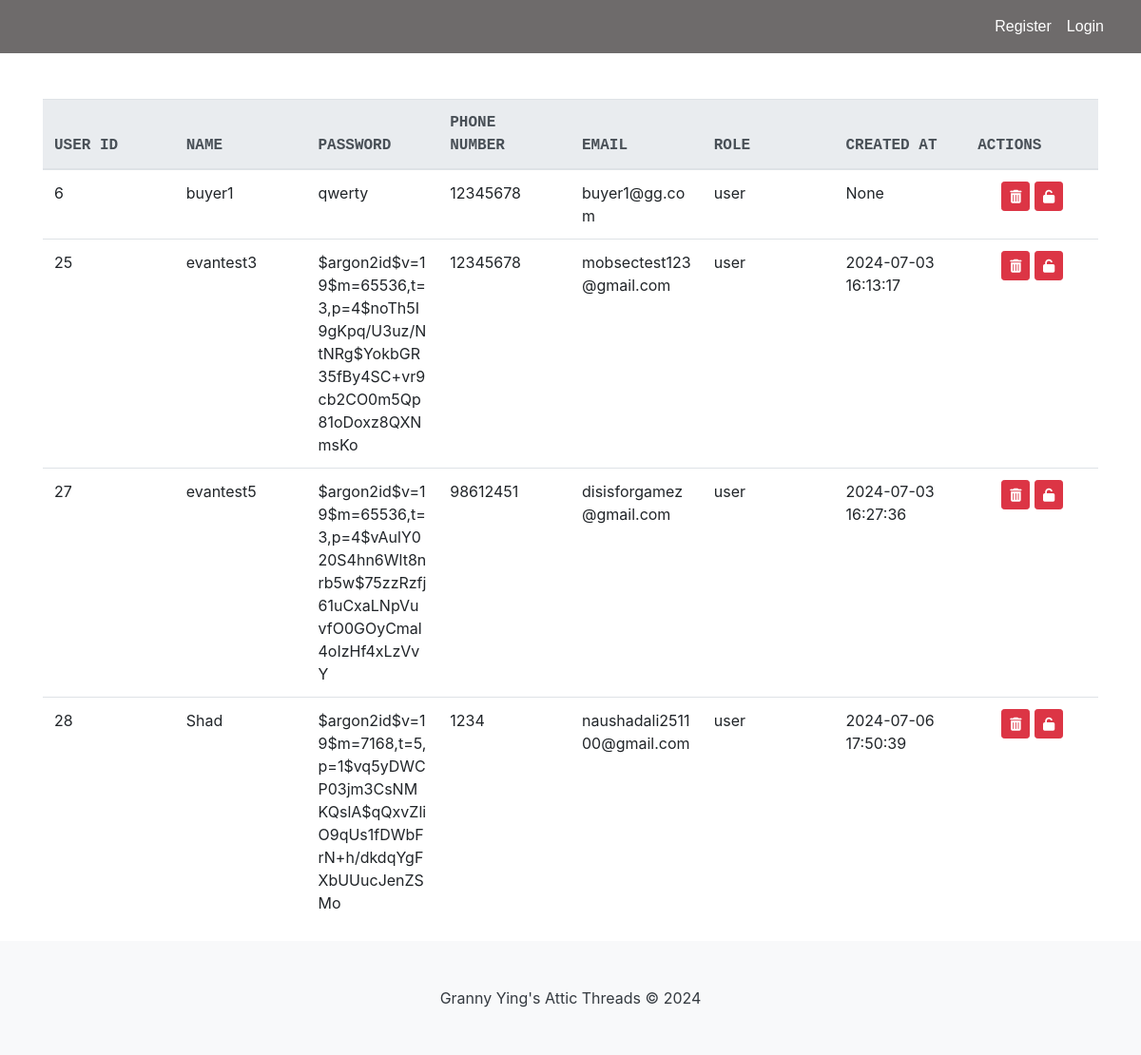
/list, run on an earlier commit of the app's database.
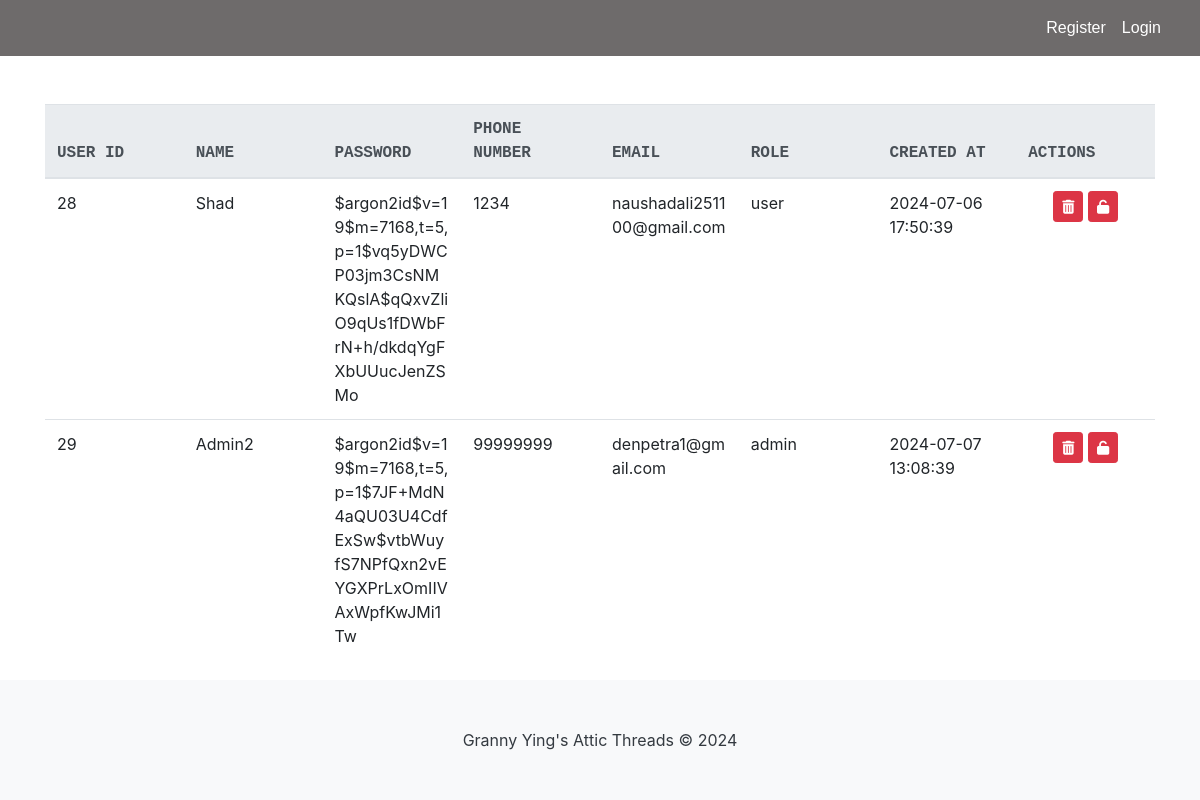
And on a later commit of the database.
### tables this page shows
CREATE TABLE "Users" (
	"user_id"	INTEGER NOT NULL,
	"name"	VARCHAR(45) NOT NULL,
	"password"	VARCHAR(45) NOT NULL,
	"phoneNum"	VARCHAR(45) NOT NULL,
	"email"	VARCHAR(45) NOT NULL UNIQUE,
	"role"	VARCHAR(10) NOT NULL,
	"created_at"	DATETIME,
	"login_attempts"	INTEGER,
	"is_verified"	INTEGER NOT NULL DEFAULT 0,
	PRIMARY KEY("user_id" AUTOINCREMENT)
);

### app.py (the view)
@app.route("/list")
def list():
    con = sqlite3.connect("database.db")
    con.row_factory = sqlite3.Row
    cur = con.cursor()
    cur.execute("SELECT user_id, * FROM Users")
    rows = cur.fetchall()
    con.close()
    return render_template("list.html", rows=rows)

### app.py (called while the page is built)
@app.before_request
def make_session_permanent():
    session.permanent = True
    app.permanent_session_lifetime = timedelta(minutes=15)
    session.modified = True

### templates/list.html (shortened to what this page needs)
<!DOCTYPE html>
<html lang="en">
{% include "header.html" %}
<head>
    {% include "navbar.html" %}
    <link rel="stylesheet" href="https://stackpath.bootstrapcdn.com/bootstrap/4.3.1/css/bootstrap.min.css">
</head>
<body>
    <div class="container mt-5">
        <div class="table-container">
            <table class="table table-hover">
                <thead class="thead-light">
                    <tr>
                        <th>User ID</th>
                        <th>Name</th>
                        <th>Password</th>
                        <th>Phone Number</th>
                        <th>Email</th>
                        <th>Role</th>
                        <th>Created At</th>
                        <th>Actions</th>
                    </tr>
                </thead>
                <tbody>
                    {% for row in rows %}
                    <tr>
                        <td>{{ row["user_id"] }}</td>
                        <td>{{ row["name"] }}</td>
                        <td>{{ row["password"] }}</td>
                        <td>{{ row["phoneNum"] }}</td>
                        <td>{{ row["email"] }}</td>
                        <td>{{ row["role"] }}</td>
                        <td>{{ row["created_at"] }}</td>
                        <td class="text-center">
                            <form onsubmit="return confirm('Are you sure you want to DELETE this User from the Database?');"
                                action="{{ url_for('delete') }}" method="POST" class="d-inline">
                                <button type="submit" class="btn btn-danger btn-sm"><i class="fas fa-trash-alt"></i></button>
                            </form>
                            <form onsubmit="return confirm('Unlock This Users Account?');"
                                action="{{ url_for('unlock') }}" method="POST" class="d-inline">
                                <button type="submit" class="btn btn-danger btn-sm"><i class="fas fa-unlock"></i></button>
                            </form>
                        </td>
                    </tr>
                    {% endfor %}
                </tbody>
            </table>
        </div>
    </div>
    {% include "footer.html" %}
</body>
</html>

### templates/header.html (shortened to what this page needs)
<head>
    <link rel="stylesheet" type="text/css" href="{{ url_for('static', filename='css/site.css')}}" />
    <link rel="stylesheet" href="https://cdn.jsdelivr.net/npm/bootstrap@4.1.3/dist/css/bootstrap.min.css">
    <link rel="stylesheet" href="https://cdn.jsdelivr.net/npm/bootstrap-select@1.13.14/dist/css/bootstrap-select.min.css">
</head>

### templates/navbar.html (shortened to what this page needs)
<nav class="navbar navbar-expand-lg">
    <div class="container justify-content-end">
        <ul class="navbar-nav ml-auto">
            {% if 'role' in session and (session['role'] == 'admin' or session['otp_verified']) %}
            <li class="nav-item">
                <span class="nav-link">Welcome, {{ session['name'] }}</span>
            </li>
            <li class="nav-item">
                <a href="{{ url_for('view_profile') }}" class="nav-link"><i class="fas fa-user"></i> My Profile</a>
            </li>
            {% if session['role'] != 'admin' %}
            <li class="nav-item">
                <a href="{{ url_for('view_cart') }}" class="nav-link">
                    <i class="fas fa-shopping-cart"></i> Cart
                </a>
            </li>
            {% endif %}
            <li class="nav-item">
                <a href="{{ url_for('logout') }}" class="nav-link">Logout</a>
            </li>
            {% else %}
            <li class="nav-item">
                <a href="{{ url_for('register') }}" class="nav-link">Register</a>
            </li>
            <li class="nav-item">
                <a href="{{ url_for('login') }}" class="nav-link">Login</a>
            </li>
            {% endif %}
        </ul>
    </div>
</nav>

### templates/footer.html
<footer class="py-5" style="margin-top: auto; background-color: #f8f9fa;">
   <div class="container text-center">
       <span class="text-dark">Granny Ying's Attic Threads &copy; 2024</span>
   </div>
</footer>

### static/css/site.css (style rules this page uses)
.navbar { background-color: rgb(110, 107, 107); font-size: 1em; font-family: 'Trebuchet MS', 'Lucida Sans Unicode', 'Lucida Grande', 'Lucida Sans', Arial, sans-serif; color: white; padding: 8px 5px; }
.navbar a { text-decoration: none; color: inherit; }
html, body { height: 100%; margin: 0; padding: 0; }
body { display: flex; flex-direction: column; }
footer { background-color: rgb(86, 136, 132); width: 100%; flex-shrink: 0; }

### templates/list.html (style rules this page uses)
th { font-family: monospace; text-transform: uppercase; }
.table-container { overflow-x: auto; }
.table { width: 100%; table-layout: fixed; }
.table th, .table td { word-wrap: break-word; }

What changed in the data, as far as the page shows it:
removed Users: user_id "6", name "buyer1", password "qwerty", phoneNum "12345678", email "buyer1@gg.com", role "user", created_at "None"
removed Users: user_id "25", name "evantest3", password "$argon2id$v=19$m=65536,t=3,p=4$noTh5I9gKpq/U3uz/NtNRg$YokbGR35fBy4SC+vr9cb2CO0m5Qp81oDoxz8QXNmsKo", phoneNum "12345678", email "mobsectest123@gmail.com", role "user", created_at "2024-07-03 16:13:17"
removed Users: user_id "27", name "evantest5", password "$argon2id$v=19$m=65536,t=3,p=4$vAulY020S4hn6Wlt8nrb5w$75zzRzfj61uCxaLNpVuvfO0GOyCmal4oIzHf4xLzVvY", phoneNum "98612451", email "disisforgamez@gmail.com", role "user", created_at "2024-07-03 16:27:36"
added Users: user_id "29", name "Admin2", password "$argon2id$v=19$m=7168,t=5,p=1$7JF+MdN4aQU03U4CdfExSw$vtbWuyfS7NPfQxn2vEYGXPrLxOmIIVAxWpfKwJMi1Tw", phoneNum "99999999", email "denpetra1@gmail.com", role "admin", created_at "2024-07-07 13:08:39"
